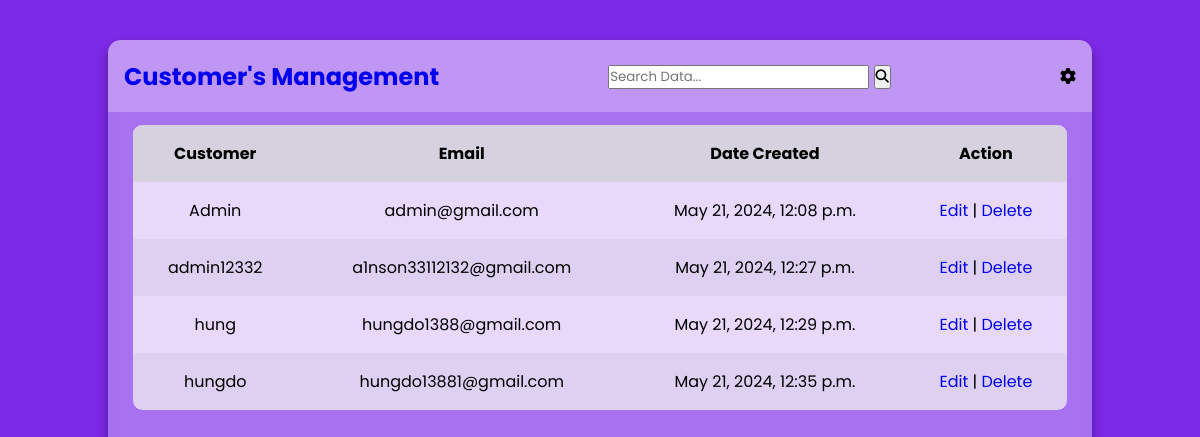
/ (signed in), run on an earlier commit of the app's database.
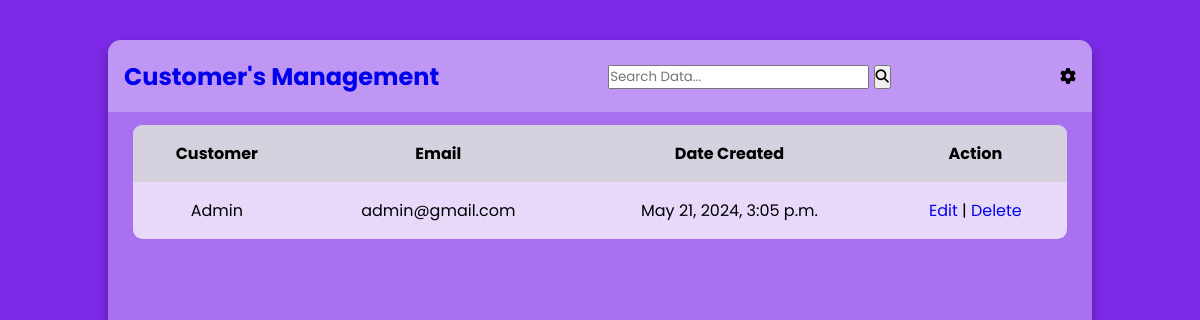
And on a later commit of the database.
### userauths/models.py (models this page shows, shortened)
class User(AbstractUser):
    email = models.EmailField(max_length=255, unique=True)
    first_name = models.CharField(max_length=30)
    last_name = models.CharField(max_length=30)
    address = models.CharField(max_length=255, blank=True, null=True)
    phone_number = models.CharField(max_length=20, blank=True, null=True)
    birth_date = models.DateField(blank=True, null=True)
    is_active = models.BooleanField(default=True)
    is_staff = models.BooleanField(default=False)
    is_superuser = models.BooleanField(default=False)
    USERNAME_FIELD = 'email'
    REQUIRED_FIELDS = ['username', 'first_name', 'last_name']
    objects = UserManager()

### core/views.py (the view)
# urls.py: path("", index, name='index'),
def index(request):
    users = User.objects.all()
    return render(request, 'core/index.html', {'users': users})

### templates/core/index.html
{% extends 'partials/base.html' %}
{% load static %}
        {% block content %}
        <section class="table__body">
            <table>
                <thead>
                    <tr>
                        <th> Customer </th>
                        {% if user.is_authenticated %}
                            {% if perms.auth.change_user and perms.auth.delete_user %}
                        <th> Email </th>
                            {% endif %}
                        {% endif %}
                        <th> Date Created </th>
                        {% if user.is_authenticated %}
                            {% if perms.auth.change_user and perms.auth.delete_user %}
                        <th colspan="2">Action</th>
                            {% endif %}
                        {% endif %}
                    </tr>
                </thead>
                {% for user in users %}
                <tr>
                    <td>{{ user.username }}</td>
                    {% if user.is_authenticated %}
                        {% if perms.auth.change_user and perms.auth.delete_user %}
                    <td>{{ user.email }}</td>
                        {% endif %}
                    {% endif %}
                    <td>{{ user.date_joined }}</td>
                    {% if user.is_authenticated %}
                        {% if perms.auth.change_user and perms.auth.delete_user %}
                    <td>
                        <a href="{% url 'core:UpdateUser' pk=user.pk %}">Edit</a>
                        <span>|</span>
                        <a href="{% url 'core:DeleteUser' pk=user.pk %}">Delete</a>
                    </td>
                        {% endif %}
                    {% endif %}
                </tr>
                {% endfor %}
            </table>
        </section>
        {% endblock content %}

### templates/partials/base.html (shortened to what this page needs)
<!DOCTYPE html>
{% load static %}
<html lang="en">
<head>
    <link rel="stylesheet" type="text/css" href="{% static 'assets/css/main.css' %}">
</head>
<body>
    <main class="table" id="customers_table">
        <section class="table__header">
            <h1>
                <a href="{% url 'core:index' %}">Customer's Management</a>
            </h1>
            <div class="input-group">
                <form action="{% url 'core:search' %}" method="GET">
                    <input type="search" id="searchInput" placeholder="Search Data..." name="q">
                    <button type="submit"><i class="fas fa-search"></i></button>
                </form>
            </div>
            <div class="export__file">
                <label for="export-file"  title="Export File"><i class="fa-solid fa-gear"></i></label>
            </div>
        </section>
        {% block content %}
        {% endblock content %}
    </main>
</body>
</html>

### static/assets/css/main.css (style rules this page uses)
* { margin: 0; padding: 0; box-sizing: border-box; font-family: "Poppins" , sans-serif; }
body { min-height: 100vh; display: flex; align-items: center; justify-content: center; background: #7d2ae8; padding: 30px; }
main.table { width: 82vw; height: 90vh; background-color: #fff5; backdrop-filter: blur(7px); box-shadow: 0 .4rem .8rem #0005; border-radius: .8rem; overflow: hidden; }
.table__header { width: 100%; height: 10%; background-color: #fff4; padding: .8rem 1rem; display: flex; justify-content: space-between; align-items: center; }
.table__body { width: 95%; max-height: calc(89% - 1.6rem); background-color: #fffb; margin: .8rem auto; border-radius: .6rem; overflow: auto; overflow: overlay; }
table { width: 100%; }
table, th, td { border-collapse: collapse; padding: 1rem; text-align: center; }
thead th { position: sticky; top: 0; left: 0; background-color: #d5d1defe; cursor: pointer; text-transform: capitalize; }
tbody tr { --delay: .1s; transition: .5s ease-in-out var(--delay), background-color 0s; }
tbody tr td, tbody tr td p, tbody tr td img { transition: .2s ease-in-out; }
.export__file { position: relative; }
a { text-decoration: none; }

What changed in the data, as far as the page shows it:
removed User: username "admin12332", email "a1nson33112132@gmail.com", date_joined "May 21, 2024, 12:27 p.m.", shows "Edit"
removed User: username "hung", email "hungdo1388@gmail.com", date_joined "May 21, 2024, 12:29 p.m.", shows "Edit"
removed User: username "hungdo", email "hungdo13881@gmail.com", date_joined "May 21, 2024, 12:35 p.m.", shows "Edit"
changed User "Admin": date_joined "May 21, 2024, 12:08 p.m." → "May 21, 2024, 3:05 p.m."
